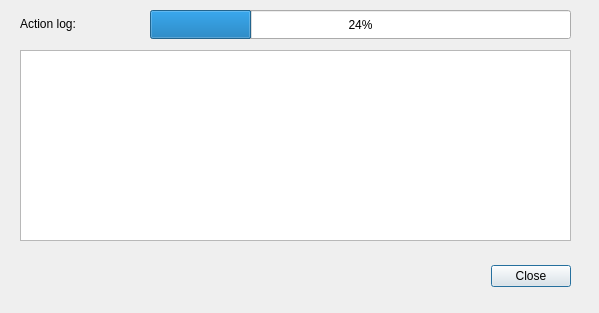
<?xml version="1.0" encoding="UTF-8"?>
<ui version="4.0">
 <class>ActionDialog</class>
 <widget class="QDialog" name="ActionDialog">
  <property name="geometry">
   <rect>
    <x>0</x>
    <y>0</y>
    <width>599</width>
    <height>313</height>
   </rect>
  </property>
  <property name="windowTitle">
   <string>Dialog</string>
  </property>
  <property name="toolTip">
   <string/>
  </property>
  <property name="modal">
   <bool>true</bool>
  </property>
  <widget class="QDialogButtonBox" name="buttonBox">
   <property name="geometry">
    <rect>
     <x>30</x>
     <y>260</y>
     <width>541</width>
     <height>32</height>
    </rect>
   </property>
   <property name="orientation">
    <enum>Qt::Horizontal</enum>
   </property>
   <property name="standardButtons">
    <set>QDialogButtonBox::Close</set>
   </property>
  </widget>
  <widget class="QProgressBar" name="progressBar">
   <property name="geometry">
    <rect>
     <x>150</x>
     <y>10</y>
     <width>421</width>
     <height>29</height>
    </rect>
   </property>
   <property name="toolTip">
    <string extracomment="The progress of the adb command."/>
   </property>
   <property name="value">
    <number>24</number>
   </property>
  </widget>
  <widget class="QLabel" name="logLabel">
   <property name="geometry">
    <rect>
     <x>20</x>
     <y>10</y>
     <width>231</width>
     <height>27</height>
    </rect>
   </property>
   <property name="toolTip">
    <string>The progress of the adb command</string>
   </property>
   <property name="text">
    <string>Action log:</string>
   </property>
  </widget>
  <widget class="QTextEdit" name="logTextEdit">
   <property name="geometry">
    <rect>
     <x>20</x>
     <y>50</y>
     <width>551</width>
     <height>191</height>
    </rect>
   </property>
   <property name="focusPolicy">
    <enum>Qt::NoFocus</enum>
   </property>
   <property name="toolTip">
    <string extracomment="The output of the adb command">The output of the adb command</string>
   </property>
   <property name="autoFillBackground">
    <bool>false</bool>
   </property>
   <property name="frameShape">
    <enum>QFrame::StyledPanel</enum>
   </property>
   <property name="frameShadow">
    <enum>QFrame::Sunken</enum>
   </property>
   <property name="lineWidth">
    <number>1</number>
   </property>
   <property name="lineWrapMode">
    <enum>QTextEdit::NoWrap</enum>
   </property>
   <property name="readOnly">
    <bool>true</bool>
   </property>
  </widget>
 </widget>
 <resources/>
 <connections>
  <connection>
   <sender>buttonBox</sender>
   <signal>accepted()</signal>
   <receiver>ActionDialog</receiver>
   <slot>accept()</slot>
   <hints>
    <hint type="sourcelabel">
     <x>248</x>
     <y>254</y>
    </hint>
    <hint type="destinationlabel">
     <x>157</x>
     <y>274</y>
    </hint>
   </hints>
  </connection>
  <connection>
   <sender>buttonBox</sender>
   <signal>rejected()</signal>
   <receiver>ActionDialog</receiver>
   <slot>reject()</slot>
   <hints>
    <hint type="sourcelabel">
     <x>316</x>
     <y>260</y>
    </hint>
    <hint type="destinationlabel">
     <x>286</x>
     <y>274</y>
    </hint>
   </hints>
  </connection>
 </connections>
</ui>
